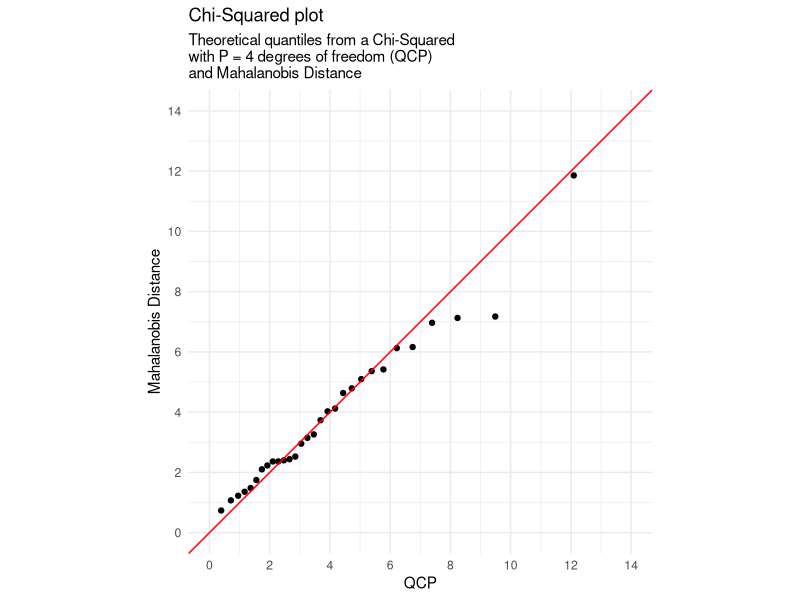
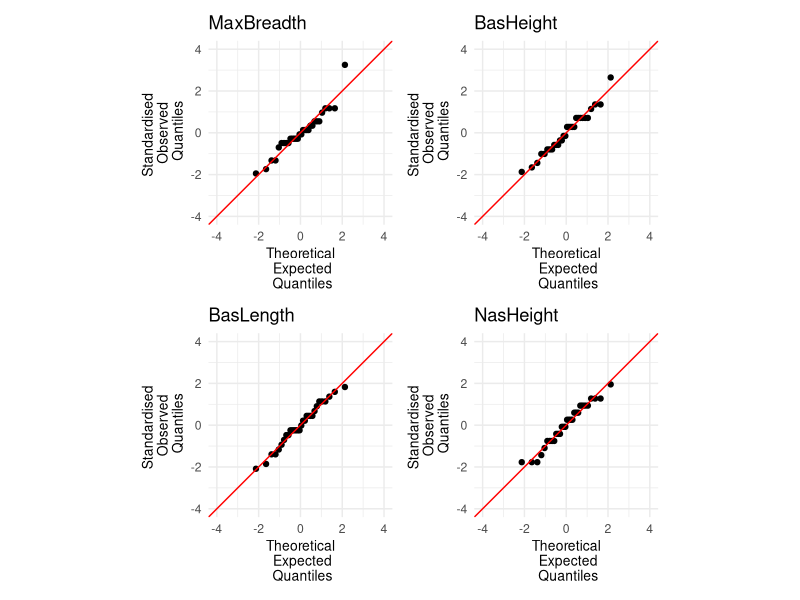

Reproduce these figures in R, in order.
## ---- chunk 1
dat <- read.csv("CA1.csv")

library(dplyr)
period_2 <- dat |> filter(TimePeriod ==2)
period_2 <- scale(period_2[,1:4])
## ---- chunk 2
library(ggplot2)
# chi-squared plots
d2 <- mahalanobis(period_2, colMeans(period_2), cov= cov(period_2))
d2 <- sort(d2)
qcp <-  qchisq((1:nrow(period_2) - 0.5)/nrow(period_2), ncol(period_2))

df1 <- data.frame(x=qcp, y=d2)
ggplot()+
  geom_point(data = df1, aes(x=x, y=y), color = "black")+
  geom_abline(intercept = 0, slope = 1, color="red") +
  labs(
    title = "Chi-Squared plot",
    subtitle = "Theoretical quantiles from a Chi-Squared 
with P = 4 degrees of freedom (QCP) 
and Mahalanobis Distance", 
    x = "QCP",
    y = "Mahalanobis Distance"
  ) +
  scale_x_continuous(
    breaks = seq(0, 14, by = 2), 
    limits = c(0, 14)  
  ) +
  scale_y_continuous(
    breaks = seq(0, 14, by = 2),  
    limits = c(0, 14)  
  ) +
  coord_fixed(ratio = 1) +  
  theme_minimal()

critical <- qchisq(0.5, df = 4)
print(paste("Proportion of points where D^2 < critical value", mean(d2 < critical)*100))

## ---- chunk 3
library(knitr)
library(ggplot2)
library(patchwork)

# qqplot
p_val <- matrix(nrow=4,ncol = 1)
plots <- list()

for(i in 1:ncol(period_2)){
  result <- qqnorm(period_2[, i], main=colnames(period_2)[i], plot.it = FALSE)
  df <- data.frame(x = result$x, y = result$y)
  plots[[i]] <- ggplot()+
    geom_point(data = df, aes(x=x,y=y), color = "black")+
    geom_abline(slope = 1, intercept = 0, color = "red") +
    ggtitle(colnames(period_2)[i]) +
    coord_fixed(ratio = 1) +
    scale_x_continuous(
      breaks = seq(-4, 4, by = 2),  
      limits = c(-4, 4)  
    )+
    scale_y_continuous(
      breaks = seq(-4, 4, by = 2),  
      limits = c(-4, 4)  
    ) + 
    labs(
      y = "Standardised \nObserved\n Quantiles", 
      x = "Theoretical\n Expected\n Quantiles"
    ) +
    theme_minimal() +
    theme(
      axis.title.x = element_text(size = 10),
      axis.title.y = element_text(size = 10)
      ) 
  
  p_val[i] <- shapiro.test(period_2[,i])$p.value
}
wrap_plots(plots)
rownames(p_val) <- colnames(period_2)
colnames(p_val) <- "P Value"

kable(p_val, caption = "Shapiro Wilk Test")
